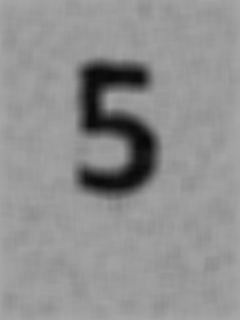
#> input picture photo/1.png, 240 x 320 px, found by its file name
$ python triangle.py
#> lines starting #> are read from the running program, lines starting #| are printed output that depends on the picture
#> further down, img is the input picture: PIL image 240x320 L; min 8, max 168, mean 144.3
from PIL import Image
import random

path="1.png"

# Функция рисования случайных треугольных затемнений
def triangle(img, deviation, quantity):
#> called with deviation = 20, quantity = 5
    img = img.convert('L')
    width, height = img.size
#> width = 240; height = 320

    # Пиксель со случайним x
    x_rand = random.randint(0, width)
#> x_rand = 216
    brigh_thick = random.randint(0, x_rand)
#> brigh_thick = 98
    bright = random.randint(-deviation, deviation)
    for k in range(0, quantity):
        j = random.randint(0, 3)
        if(j == 0):
            i = 0
            for x in range(0, width):
                i += 1
                if(i > width): break
                for y in range(0, i):
                    img.putpixel((x, y), img.getpixel((x, y)) + bright)
        if(j == 1):
            i = height
            for x in range(0, width):
                i -= 1
                if(i < 0): break
                for y in range(0, i):
                    img.putpixel((x, y), img.getpixel((x, y)) + bright)
        if(j == 2):
            i = 0
            for y in range(0, height):
                i += 1
                if(i > width): break
                for x in range(0, i):
                    img.putpixel((x, y), img.getpixel((x, y)) + bright)
        if(j == 3):
            i = width
            for y in range(0, height):
                i -= 1
                if(i < 0): break
                for x in range(0, i):
                    img.putpixel((x, y), img.getpixel((x, y)) + bright)
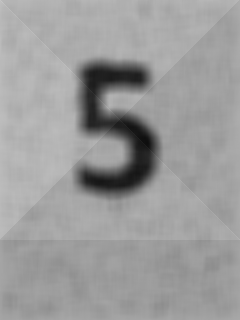
#> img: PIL image 240x320 L; min 14, max 197, mean 155.6
    return(img)

# Открываем исходное изображение
img = Image.open(path)
img = triangle(img, 20, 5)
img.show()

$ run again, with photo/2.png copied over photo/1.png
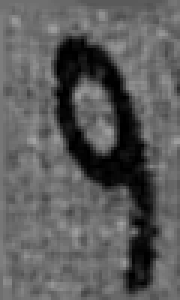
#> input picture photo/2.png, 60 x 100 px, found by its file name (shown 3 times larger)
#> img is the input picture: PIL image 60x100 L; min 0, max 163, mean 92.3
#> after the loop in triangle, `for k in range(0, quantity):`:
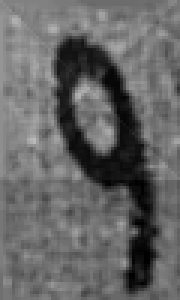
#> img: PIL image 60x100 L (shown 3 times larger); min 0, max 187, mean 101.3

$ run again, with photo/4.png copied over photo/1.png
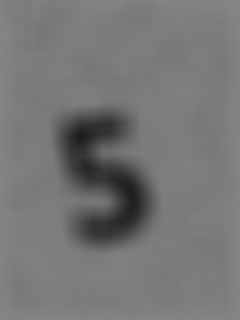
#> input picture photo/4.png, 240 x 320 px, found by its file name
#> img is the input picture: PIL image 240x320 L; min 28, max 135, mean 117.7
#> after the loop in triangle, `for k in range(0, quantity):`:
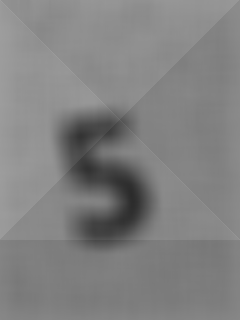
#> img: PIL image 240x320 L; min 43, max 159, mean 128.9
